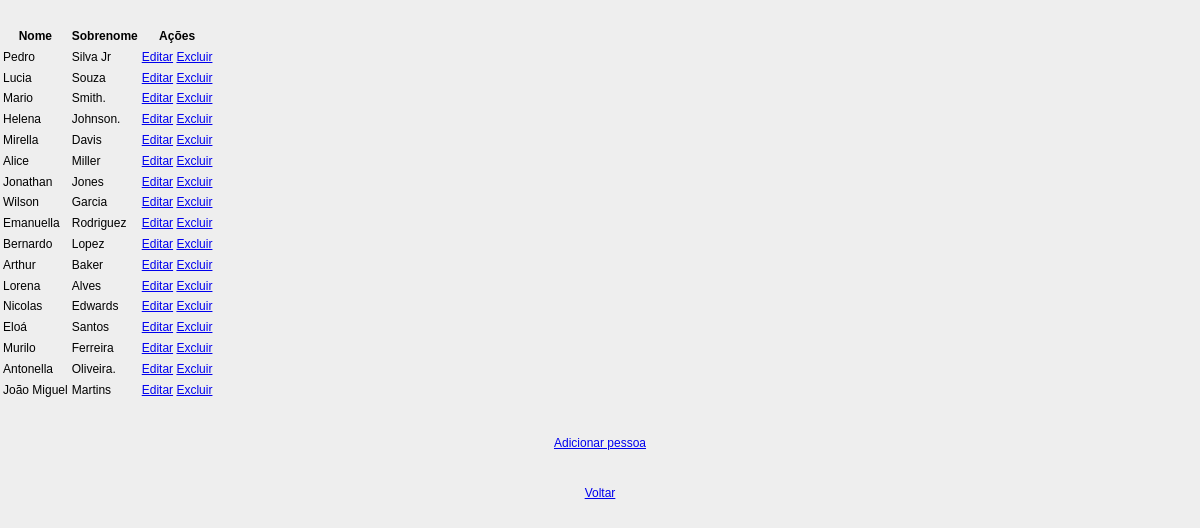
The page /show-pessoa on the database its author committed.
### cadastro/models.py (models this page shows)
class Pessoa(models.Model):
	id_pessoa = models.AutoField(primary_key=True)
	nome = models.CharField(max_length=100)
	sobrenome = models.CharField(max_length=100)
	class Meta:
		db_table = "pessoa"

### cadastro/views.py (the view)
# urls.py: path('show-pessoa',views.show_pessoa),
def show_pessoa(request):
    pessoa = Pessoa.objects.all()
    return render(request,"show_pessoa.html",{'pessoa': pessoa})

### cadastro/templates/show_pessoa.html (shortened to what this page needs)
<!DOCTYPE html>
<html lang="en">
<head>
     {% load static %}
    <link rel="stylesheet" href="{% static 'css/style.css' %}"/>
</head>
<body>
<table class="table table-striped table-bordered table-sm">
    <thead class="thead-dark">
    <tr>
        <th>Nome</th>
        <th>Sobrenome</th>
        <th>Ações</th>
    </tr>
    </thead>
    <tbody>
{% for indice in pessoa %}
    <tr>
        <td>{{ indice.nome }}</td>
        <td>{{ indice.sobrenome }}</td>
        <td>
            <a href="/cadastro/edit-pessoa/{{ indice.id_pessoa }}"><span class="glyphicon glyphicon-pencil" >Editar</span></a>
            <a href="/cadastro/delete-pessoa/{{ indice.id_pessoa }}">Excluir</a>
        </td>
    </tr>
{% endfor %}
    </tbody>
</table>
<br>
<br>
<center><a href="/cadastro/cadastro-pessoa" class="btn btn-primary">Adicionar pessoa</a></center>
<br><br>
<center><a href="/" class="btn btn-primary">Voltar</a></center>
</body>
</html>

### cadastro/static/css/style.css (style rules this page uses)
body { font:12px/1.4 Verdana,Arial; background:#eee; height:100%; margin:25px 0; padding:0 }

### rows shown on the page
Pessoa: nome "Pedro", sobrenome "Silva Jr"
Pessoa: nome "Lucia", sobrenome "Souza"
Pessoa: nome "Mario", sobrenome "Smith."
Pessoa: nome "Helena", sobrenome "Johnson."
Pessoa: nome "Mirella", sobrenome "Davis"
Pessoa: nome "Alice", sobrenome "Miller"
Pessoa: nome "Jonathan", sobrenome "Jones"
Pessoa: nome "Wilson", sobrenome "Garcia"
Pessoa: nome "Emanuella", sobrenome "Rodriguez"
Pessoa: nome "Bernardo", sobrenome "Lopez"
Pessoa: nome "Arthur", sobrenome "Baker"
Pessoa: nome "Lorena", sobrenome "Alves"
Pessoa: nome "Nicolas", sobrenome "Edwards"
Pessoa: nome "Eloá", sobrenome "Santos"
Pessoa: nome "Murilo", sobrenome "Ferreira"
Pessoa: nome "Antonella", sobrenome "Oliveira."
Pessoa: nome "João Miguel", sobrenome "Martins"
